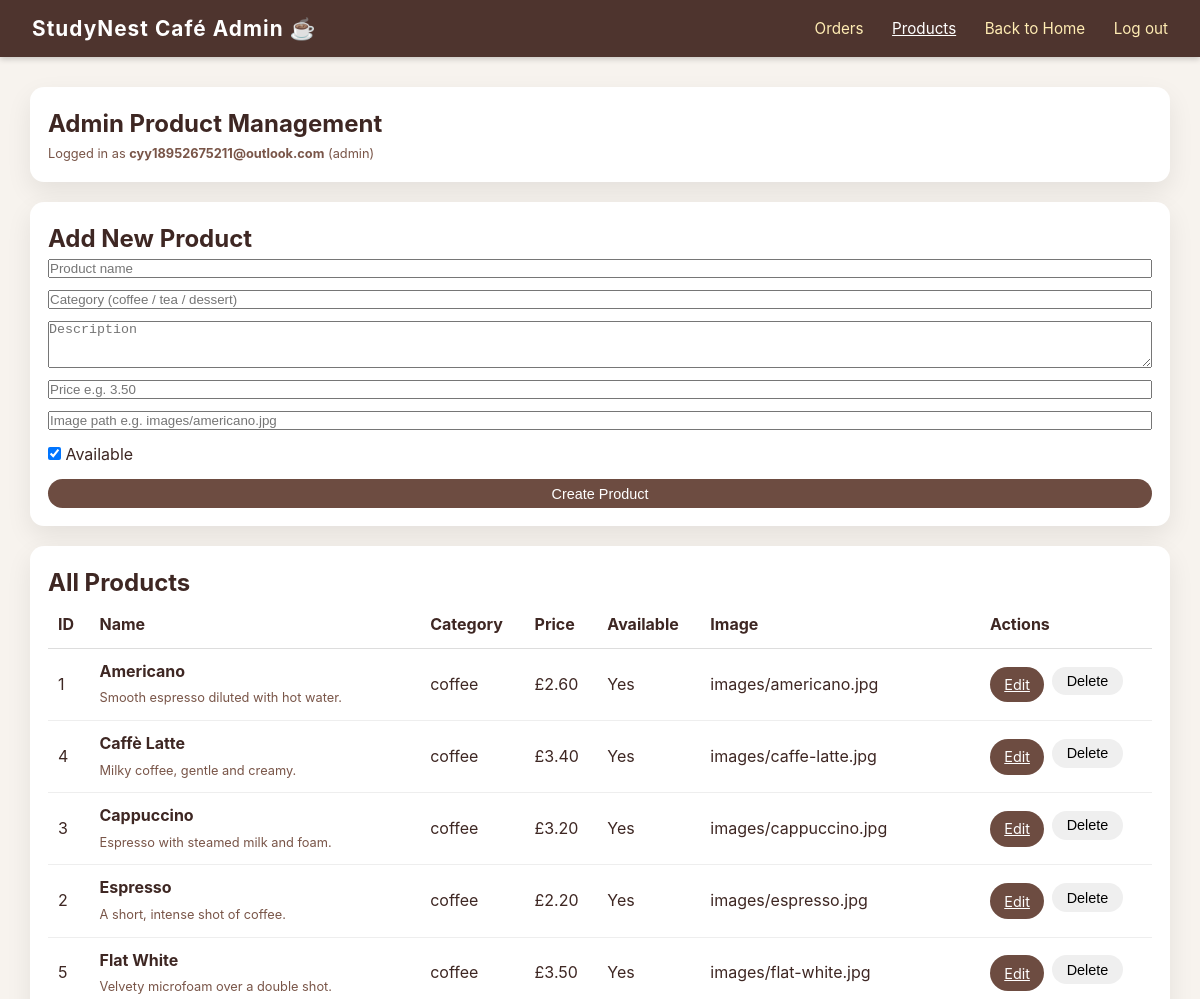
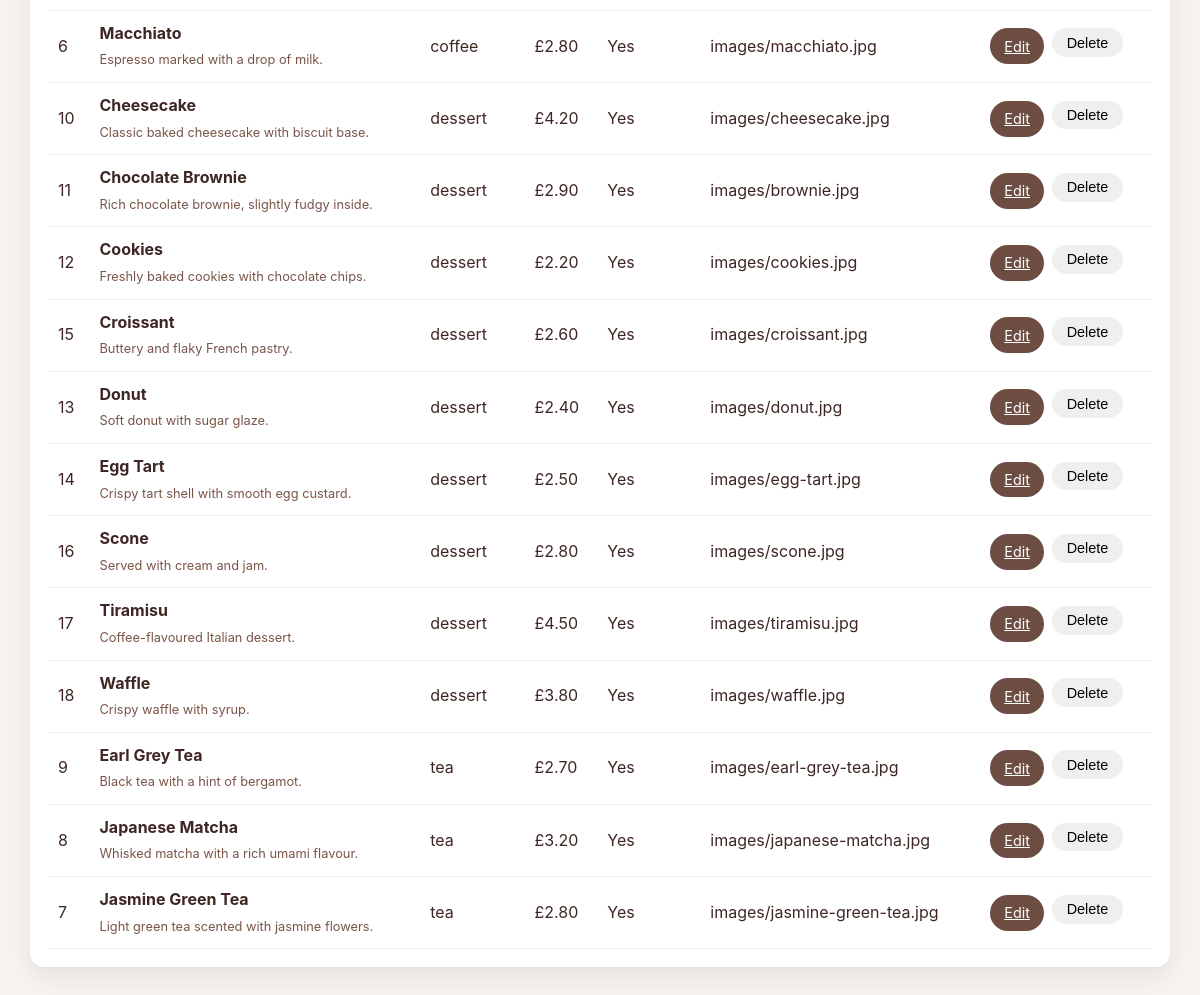
The app's page /admin/products (signed in) with its own data (2 pictures, top to bottom).
### models.py (models this page shows)
class User(db.Model):
    id = db.Column(db.Integer, primary_key=True)
    email = db.Column(db.String(120), unique=True, nullable=False)
    password_hash = db.Column(db.String(255), nullable=False)
    role = db.Column(db.String(20), default='customer')
    created_at = db.Column(db.DateTime, default=datetime.utcnow)
    orders = db.relationship('Order', backref='user', lazy=True)
    loyalty_account = db.relationship('LoyaltyAccount', backref='user', uselist=False, lazy=True)

class Product(db.Model):
    id = db.Column(db.Integer, primary_key=True)
    name = db.Column(db.String(120), nullable=False)
    category = db.Column(db.String(50), nullable=False)
    description = db.Column(db.Text)
    price = db.Column(db.Float, nullable=False)
    image_url = db.Column(db.String(255))
    is_available = db.Column(db.Boolean, default=True)
    order_items = db.relationship('OrderItem', backref='product', lazy=True)

### app.py (the view)
@app.route('/admin/products')
def admin_products():
    current_user, redirect_response = require_admin()
    if redirect_response:
        return redirect_response
    products = Product.query.order_by(Product.category.asc(), Product.name.asc()).all()
    return render_template(
        'admin_products.html',
        current_user=current_user,
        products=products,
        edit_product=None
    )

### app.py (called while the page is built)
def get_current_user():
    if 'user_id' not in session:
        return None
    return User.query.get(session['user_id'])

def require_admin():
    current_user = get_current_user()
    if not current_user:
        flash('Please log in first.')
        return None, redirect(url_for('home'))
    if current_user.role != 'admin':
        flash('Access denied. Admin only.')
        return None, redirect(url_for('home'))
    return current_user, None

### templates/admin_products.html (shortened to what this page needs)
<!DOCTYPE html>
<html lang="en">
<head>
  <link rel="stylesheet" href="{{ url_for('static', filename='style.css') }}" />
</head>
<body>
<header class="main-header">
  <div class="logo">StudyNest Café Admin ☕️</div>
  <nav class="main-nav">
    <a href="{{ url_for('admin_orders') }}" class="nav-link">Orders</a>
    <a href="{{ url_for('admin_products') }}" class="nav-link active">Products</a>
    <a href="{{ url_for('home') }}" class="nav-link">Back to Home</a>
    <a href="{{ url_for('logout') }}" class="nav-link">Log out</a>
  </nav>
</header>
<main style="max-width: 1180px; margin: 30px auto; padding: 0 20px;">
  <section class="card" style="margin-bottom:20px;">
    <h1 style="margin-top:0;">Admin Product Management</h1>
    <p class="small-text" style="margin-bottom:0;">
      Logged in as <strong>{{ current_user.email }}</strong> ({{ current_user.role }})
    </p>
  </section>
  <section class="card" style="margin-bottom:20px;">
    {% if edit_product %}
      <h2 style="margin-top:0;">Edit Product #{{ edit_product.id }}</h2>
      <form method="POST" action="{{ url_for('update_product', product_id=edit_product.id) }}" style="display:grid; gap:12px;">
        <input type="text" name="name" value="{{ edit_product.name }}" placeholder="Product name" required />
        <input type="text" name="category" value="{{ edit_product.category }}" placeholder="Category (coffee / tea / dessert)" required />
        <textarea name="description" placeholder="Description" rows="3">{{ edit_product.description or '' }}</textarea>
        <input type="text" name="price" value="{{ '%.2f'|format(edit_product.price) }}" placeholder="Price" required />
        <input type="text" name="image_url" value="{{ edit_product.image_url or '' }}" placeholder="Image path e.g. images/americano.jpg" />
        <label>
          <input type="checkbox" name="is_available" {% if edit_product.is_available %}checked{% endif %}>
          Available
        </label>
        <div style="display:flex; gap:10px; flex-wrap:wrap;">
          <button class="btn btn-primary" type="submit">Update Product</button>
          <a class="btn" href="{{ url_for('admin_products') }}">Cancel Edit</a>
        </div>
      </form>
    {% else %}
      <h2 style="margin-top:0;">Add New Product</h2>
      <form method="POST" action="{{ url_for('create_product') }}" style="display:grid; gap:12px;">
        <input type="text" name="name" placeholder="Product name" required />
        <input type="text" name="category" placeholder="Category (coffee / tea / dessert)" required />
        <textarea name="description" placeholder="Description" rows="3"></textarea>
        <input type="text" name="price" placeholder="Price e.g. 3.50" required />
        <input type="text" name="image_url" placeholder="Image path e.g. images/americano.jpg" />
        <label>
          <input type="checkbox" name="is_available" checked>
          Available
        </label>
        <button class="btn btn-primary" type="submit">Create Product</button>
      </form>
    {% endif %}
  </section>
  <section class="card">
    <h2 style="margin-top:0;">All Products</h2>
    {% if products %}
      <div style="overflow-x:auto;">
        <table style="width:100%; border-collapse:collapse;">
          <thead>
            <tr style="text-align:left; border-bottom:1px solid #ddd;">
              <th style="padding:10px;">ID</th>
              <th style="padding:10px;">Name</th>
              <th style="padding:10px;">Category</th>
              <th style="padding:10px;">Price</th>
              <th style="padding:10px;">Available</th>
              <th style="padding:10px;">Image</th>
              <th style="padding:10px;">Actions</th>
            </tr>
          </thead>
          <tbody>
            {% for product in products %}
              <tr style="border-bottom:1px solid #eee;">
                <td style="padding:10px;">{{ product.id }}</td>
                <td style="padding:10px;">
                  <strong>{{ product.name }}</strong><br>
                  <span class="small-text">{{ product.description or '' }}</span>
                </td>
                <td style="padding:10px;">{{ product.category }}</td>
                <td style="padding:10px;">£{{ '%.2f'|format(product.price) }}</td>
                <td style="padding:10px;">{{ 'Yes' if product.is_available else 'No' }}</td>
                <td style="padding:10px;">{{ product.image_url or '' }}</td>
                <td style="padding:10px;">
                  <div style="display:flex; gap:8px; flex-wrap:wrap;">
                    <a class="btn btn-primary" href="{{ url_for('edit_product_page', product_id=product.id) }}">Edit</a>
                    <form method="POST" action="{{ url_for('delete_product', product_id=product.id) }}" onsubmit="return confirm('Delete this product?');" style="display:inline;">
                      <button class="btn" type="submit">Delete</button>
                    </form>
                  </div>
                </td>
              </tr>
            {% endfor %}
          </tbody>
        </table>
      </div>
    {% else %}
      <p class="hint">No products found.</p>
    {% endif %}
  </section>
</main>
</body>
</html>

### static/style.css (style rules this page uses)
* { box-sizing: border-box; margin: 0; padding: 0; }
body { font-family: -apple-system, BlinkMacSystemFont, "Segoe UI", sans-serif; background: #f7f3ee; color: #3e2723; line-height: 1.6; }
.main-header { position: sticky; top: 0; z-index: 10; background: #4e342e; color: #fff; display: flex; justify-content: space-between; align-items: center; padding: 0.75rem 2rem; box-shadow: 0 2px 6px rgba(0,0,0,0.2); }
.logo { font-size: 1.3rem; font-weight: 700; letter-spacing: 0.05em; }
.main-nav a { margin-left: 1.5rem; color: #ffecb3; text-decoration: none; font-size: 0.95rem; }
.main-nav a:hover, .main-nav a.active { color: #ffffff; text-decoration: underline; }
.btn { display: inline-block; border: none; padding: 0.4rem 0.9rem; border-radius: 999px; cursor: pointer; font-size: 0.9rem; }
.btn-primary { background: #6d4c41; color: #fff; }
.small-text { font-size: 0.8rem; color: #795548; }
.card { background: #fff; border-radius: 14px; padding: 18px; box-shadow: 0 10px 26px rgba(0,0,0,0.08); }

### records on screen
User: email "cyy18952675211@outlook.com", role "admin"
Product: id "1", name "Americano", description "Smooth espresso diluted with hot water.", category "coffee", price "2.60", is_available "Yes", image_url "images/americano.jpg"
Product: id "4", name "Caffè Latte", description "Milky coffee, gentle and creamy.", category "coffee", price "3.40", is_available "Yes", image_url "images/caffe-latte.jpg"
Product: id "3", name "Cappuccino", description "Espresso with steamed milk and foam.", category "coffee", price "3.20", is_available "Yes", image_url "images/cappuccino.jpg"
Product: id "2", name "Espresso", description "A short, intense shot of coffee.", category "coffee", price "2.20", is_available "Yes", image_url "images/espresso.jpg"
Product: id "5", name "Flat White", description "Velvety microfoam over a double shot.", category "coffee", price "3.50", is_available "Yes", image_url "images/flat-white.jpg"
Product: id "6", name "Macchiato", description "Espresso marked with a drop of milk.", category "coffee", price "2.80", is_available "Yes", image_url "images/macchiato.jpg"
Product: id "10", name "Cheesecake", description "Classic baked cheesecake with biscuit base.", category "dessert", price "4.20", is_available "Yes", image_url "images/cheesecake.jpg"
Product: id "11", name "Chocolate Brownie", description "Rich chocolate brownie, slightly fudgy inside.", category "dessert", price "2.90", is_available "Yes", image_url "images/brownie.jpg"
Product: id "12", name "Cookies", description "Freshly baked cookies with chocolate chips.", category "dessert", price "2.20", is_available "Yes", image_url "images/cookies.jpg"
Product: id "15", name "Croissant", description "Buttery and flaky French pastry.", category "dessert", price "2.60", is_available "Yes", image_url "images/croissant.jpg"
Product: id "13", name "Donut", description "Soft donut with sugar glaze.", category "dessert", price "2.40", is_available "Yes", image_url "images/donut.jpg"
Product: id "14", name "Egg Tart", description "Crispy tart shell with smooth egg custard.", category "dessert", price "2.50", is_available "Yes", image_url "images/egg-tart.jpg"
Product: id "16", name "Scone", description "Served with cream and jam.", category "dessert", price "2.80", is_available "Yes", image_url "images/scone.jpg"
Product: id "17", name "Tiramisu", description "Coffee-flavoured Italian dessert.", category "dessert", price "4.50", is_available "Yes", image_url "images/tiramisu.jpg"
Product: id "18", name "Waffle", description "Crispy waffle with syrup.", category "dessert", price "3.80", is_available "Yes", image_url "images/waffle.jpg"
Product: id "9", name "Earl Grey Tea", description "Black tea with a hint of bergamot.", category "tea", price "2.70", is_available "Yes", image_url "images/earl-grey-tea.jpg"
Product: id "8", name "Japanese Matcha", description "Whisked matcha with a rich umami flavour.", category "tea", price "3.20", is_available "Yes", image_url "images/japanese-matcha.jpg"
Product: id "7", name "Jasmine Green Tea", description "Light green tea scented with jasmine flowers.", category "tea", price "2.80", is_available "Yes", image_url "images/jasmine-green-tea.jpg"
